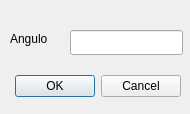
<?xml version="1.0" encoding="UTF-8"?>
<ui version="4.0">
 <class>Dialog</class>
 <widget class="QDialog" name="Dialog">
  <property name="geometry">
   <rect>
    <x>0</x>
    <y>0</y>
    <width>190</width>
    <height>114</height>
   </rect>
  </property>
  <property name="windowTitle">
   <string>Dialog</string>
  </property>
  <widget class="QDialogButtonBox" name="buttonBox">
   <property name="geometry">
    <rect>
     <x>0</x>
     <y>70</y>
     <width>181</width>
     <height>32</height>
    </rect>
   </property>
   <property name="orientation">
    <enum>Qt::Horizontal</enum>
   </property>
   <property name="standardButtons">
    <set>QDialogButtonBox::Cancel|QDialogButtonBox::Ok</set>
   </property>
  </widget>
  <widget class="QLabel" name="label_9">
   <property name="geometry">
    <rect>
     <x>10</x>
     <y>30</y>
     <width>51</width>
     <height>17</height>
    </rect>
   </property>
   <property name="text">
    <string>Angulo</string>
   </property>
  </widget>
  <widget class="QLineEdit" name="rot_angulo">
   <property name="geometry">
    <rect>
     <x>70</x>
     <y>30</y>
     <width>113</width>
     <height>25</height>
    </rect>
   </property>
  </widget>
 </widget>
 <resources/>
 <connections>
  <connection>
   <sender>buttonBox</sender>
   <signal>accepted()</signal>
   <receiver>Dialog</receiver>
   <slot>accept()</slot>
   <hints>
    <hint type="sourcelabel">
     <x>248</x>
     <y>254</y>
    </hint>
    <hint type="destinationlabel">
     <x>157</x>
     <y>274</y>
    </hint>
   </hints>
  </connection>
  <connection>
   <sender>buttonBox</sender>
   <signal>rejected()</signal>
   <receiver>Dialog</receiver>
   <slot>reject()</slot>
   <hints>
    <hint type="sourcelabel">
     <x>316</x>
     <y>260</y>
    </hint>
    <hint type="destinationlabel">
     <x>286</x>
     <y>274</y>
    </hint>
   </hints>
  </connection>
 </connections>
</ui>
